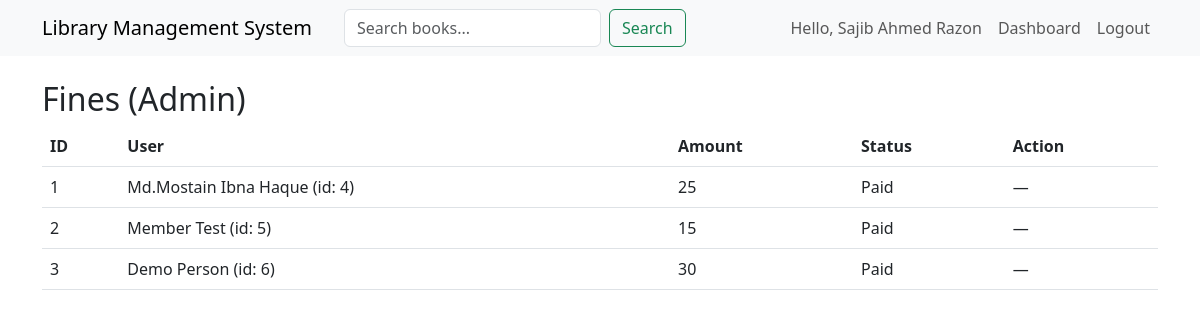
/fines (signed in), run on the app's committed database.
### tables this page shows
CREATE TABLE fines(
        id INTEGER PRIMARY KEY,
        transaction_id INTEGER,
        amount INTEGER,
        status TEXT,
        FOREIGN KEY(transaction_id) REFERENCES transactions(id)
    );

CREATE TABLE users(
        id INTEGER PRIMARY KEY,
        name TEXT,
        email TEXT UNIQUE,
        password TEXT,
        role TEXT
    , is_active INTEGER DEFAULT 0, verify_token TEXT, reset_token TEXT, reset_expires TEXT);

CREATE TABLE transactions(
        id INTEGER PRIMARY KEY,
        user_id INTEGER,
        book_id INTEGER,
        issue_date TEXT,
        due_date TEXT,
        return_date TEXT,
        FOREIGN KEY(user_id) REFERENCES users(id),
        FOREIGN KEY(book_id) REFERENCES books(id)
    );

### app.py (the view)
@app.route("/fines")
@login_required
def fines():
    con = db_connect()
    if session.get("user_role") == "admin":
        fines = con.execute("SELECT f.*, t.user_id, u.name as user_name FROM fines f JOIN transactions t ON f.transaction_id=t.id JOIN users u ON t.user_id=u.id").fetchall()
        con.close()
        return render_template("fines_admin.html", fines=fines)
    else:
        fines = con.execute("SELECT f.* FROM fines f JOIN transactions t ON f.transaction_id=t.id WHERE t.user_id=?", (session["user_id"],)).fetchall()
        con.close()
        return render_template("fines.html", fines=fines)

### app.py (called while the page is built)
def db_connect():
    con = sqlite3.connect(DB_PATH, detect_types=sqlite3.PARSE_DECLTYPES)
    con.row_factory = sqlite3.Row
    return con

def login_required(f):
    from functools import wraps
    @wraps(f)
    def decorated(*args, **kwargs):
        if "user_id" not in session:
            return redirect(url_for("login"))
        return f(*args, **kwargs)
    return decorated

### templates/fines_admin.html
{% extends 'base.html' %}
{% block content %}
<h2>Fines (Admin)</h2>
<table class="table">
  <thead><tr><th>ID</th><th>User</th><th>Amount</th><th>Status</th><th>Action</th></tr></thead>
  <tbody>
    {% for f in fines %}
      <tr>
        <td>{{ f.id }}</td>
        <td>{{ f.user_name }} (id: {{ f.user_id }})</td>
        <td>{{ f.amount }}</td>
        <td>{{ f.status }}</td>
        <td>
          {% if f.status != 'Paid' %}
          <form method="post" action="/admin/fine/{{ f.id }}/pay" class="d-inline">
            <button class="btn btn-sm btn-success">Mark Paid</button>
          </form>
          {% else %}
            &mdash;
          {% endif %}
        </td>
      </tr>
    {% endfor %}
  </tbody>
</table>
{% endblock %}

### static/style.css (style rules this page uses)
body { padding-bottom: 40px; }

### data on the page
fines: id "1", user_name "Md.Mostain Ibna Haque", user_id "4", amount "25", status "Paid"
fines: id "2", user_name "Member Test", user_id "5", amount "15", status "Paid"
fines: id "3", user_name "Demo Person", user_id "6", amount "30", status "Paid"

### other printed values
{{ session.user_name }} "Sajib Ahmed Razon"
